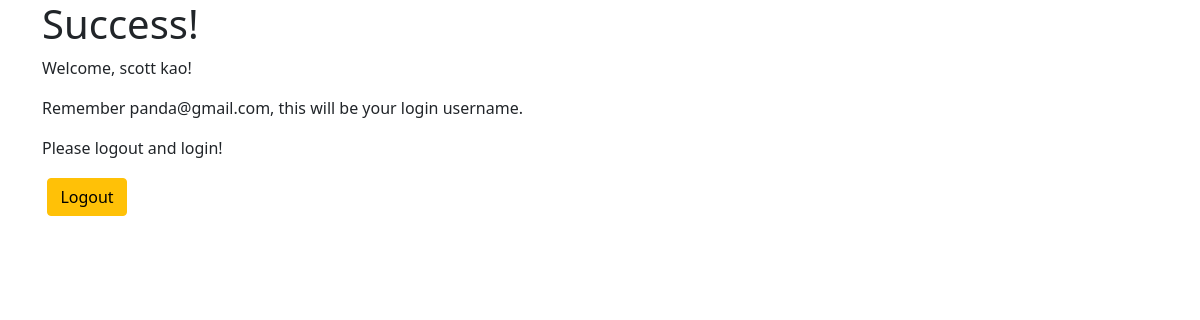
/success (signed in), run on the app's committed database.
### q_app/models.py (models this page shows)
class User(models.Model):
    first_name = models.CharField(max_length=30)
    last_name = models.CharField(max_length=30)
    email = models.CharField(max_length=50)
    pw = models.CharField(max_length=30)
    created_date = models.DateTimeField(auto_now_add=True)
    updated_at = models.DateTimeField(auto_now_add=True)
    objects = UserManager()

### q_app/views.py (the view)
# urls.py: path('success', views.success),
def success(request):
    if 'user_id' not in request.session:
        messages.error(request, "Must be logged in to view page!")
        return redirect('/')
    else:
        context = {
            'this_user': User.objects.get(id = request.session['user_id'])
        }
    return render(request, 'success.html', context)

### q_app/templates/success.html (shortened to what this page needs)
<!DOCTYPE html>
<html lang="en">
    <head>
        {% load static %}
        <link rel='stylesheet' href='https://cdn.jsdelivr.net/npm/bootstrap@5.1.0/dist/css/bootstrap.min.css'
>
        <link rel="stylesheet" href="{% static 'quote.css' %}">
    </head>
    <body>
        <div class='container'>
            <h1>Success!</h1>
            <div class='col'>
                <p>Welcome, {{this_user.first_name}} {{this_user.last_name}}!</p>
                <p>Remember {{this_user.email}}, this will be your login username.</p>
                <p>Please logout and login!</p>
            </div>
            <div>
                <a class ='btn btn-warning' style="width: 5rem;" href="/logout">Logout</a>
            </div>
        </div>
    </body>
</html>

### q_app/static/quote.css (style rules this page uses)
.btn { margin: 2px 5px; }

### data on the page
User: first_name "scott", last_name "kao", email "panda@gmail.com"
